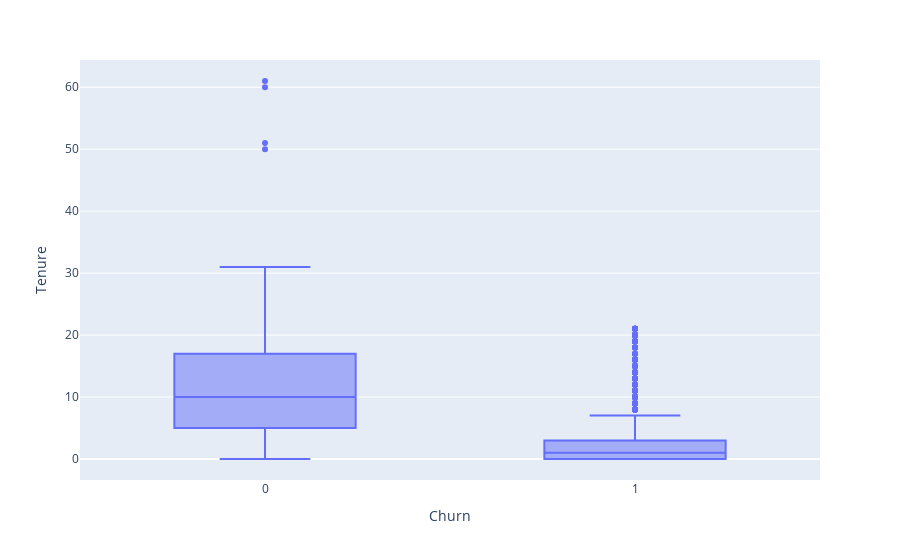
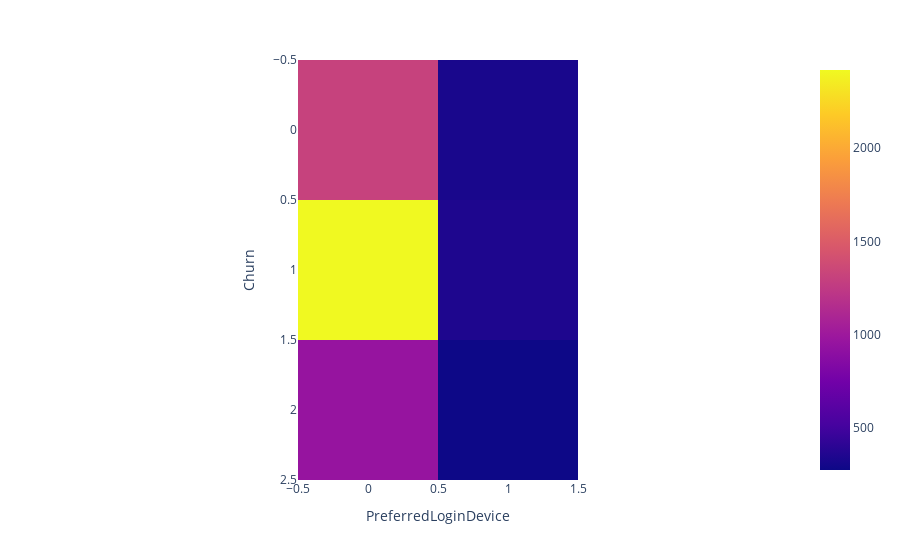
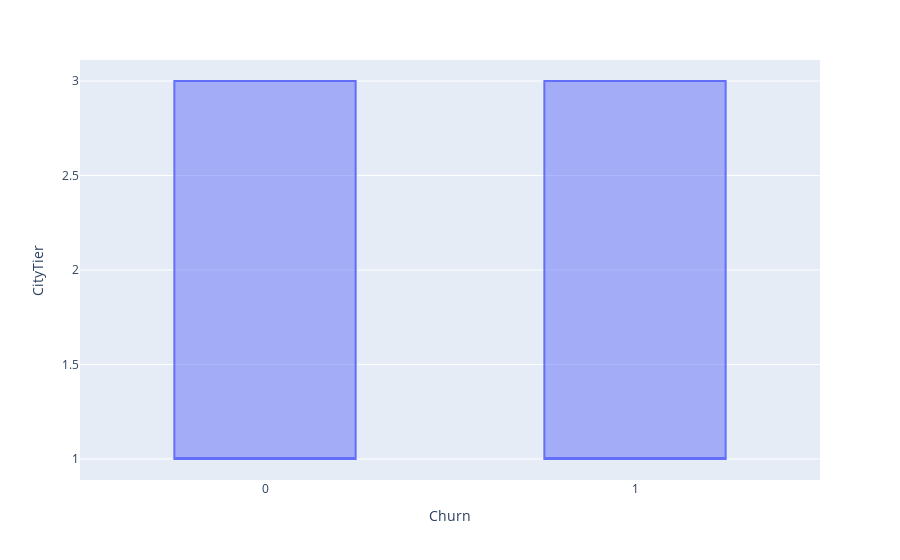
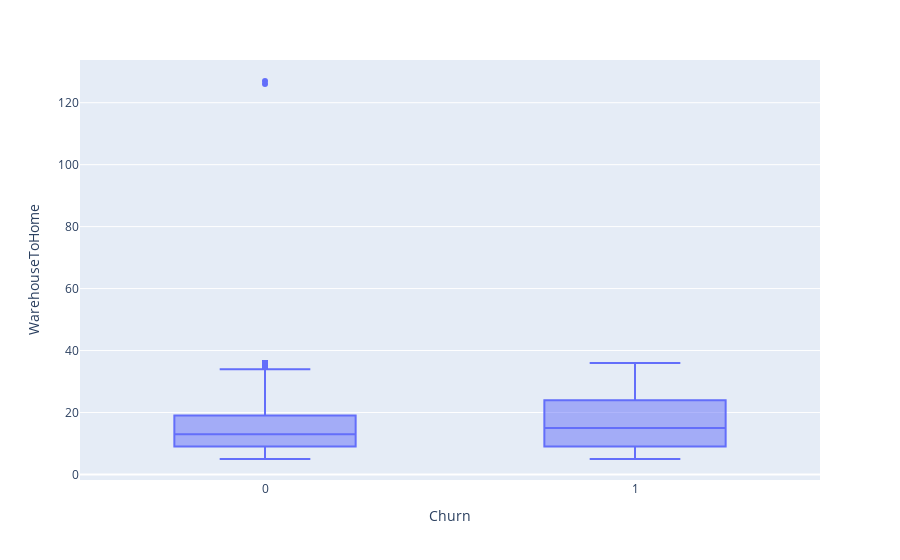

These figures' notebook cell, in order:
### Markdown cell above
2. Visualization

### Code cell
def visualize_data(data, target_column):
    # # drop columns CustomerID
    # data = data.drop(['CustomerID'], axis=1)
    for column in data.columns:
        if column == target_column:
            pass
        else:
            if data[column].dtype == 'int64' or data[column].dtype == 'float64':
                fig = px.box(data, x=target_column, y=column)
                fig.show()
            elif data[column].dtype == 'object':
                cross_tab = pd.crosstab(data[column], data[target_column])
                fig = px.imshow(cross_tab.values, labels=dict(x=column, y=target_column))
                fig.show()

visualize_data(df_ori, 'Churn')

### Figure 1 — Plotly figure (JSON) as saved in the notebook; plotly's stock layout.template omitted (floating-point values rounded to 4 significant figures; data arrays with more than 128 entries replaced by an {"elided": "..."} marker saying what was removed)
{"data": [{"alignmentgroup": "True", "hovertemplate": "Churn=%{x}<br>Tenure=%{y}<extra></extra>", "legendgroup": "", "marker": {"color": "#636efa"}, "name": "", "notched": false, "offsetgroup": "", "orientation": "v", "showlegend": false, "type": "box", "x": {"elided": "5630 int values"}, "x0": " ", "xaxis": "x", "y": {"elided": "5630 int values"}, "y0": " ", "yaxis": "y"}], "layout": {"boxmode": "group", "legend": {"tracegroupgap": 0}, "margin": {"t": 60}, "xaxis": {"anchor": "y", "domain": [0, 1], "title": {"text": "Churn"}}, "yaxis": {"anchor": "x", "domain": [0, 1], "title": {"text": "Tenure"}}}}

### Figure 2 — Plotly figure (JSON) as saved in the notebook; plotly's stock layout.template omitted (floating-point values rounded to 4 significant figures)
{"data": [{"coloraxis": "coloraxis", "hovertemplate": "PreferredLoginDevice: %{x}<br>Churn: %{y}<br>color: %{z}<extra></extra>", "name": "0", "type": "heatmap", "xaxis": "x", "yaxis": "y", "z": [[1310, 324], [2417, 348], [955, 276]]}], "layout": {"coloraxis": {"colorscale": [[0, "#0d0887"], [0.1111, "#46039f"], [0.2222, "#7201a8"], [0.3333, "#9c179e"], [0.4444, "#bd3786"], [0.5556, "#d8576b"], [0.6667, "#ed7953"], [0.7778, "#fb9f3a"], [0.8889, "#fdca26"], [1, "#f0f921"]]}, "margin": {"t": 60}, "xaxis": {"anchor": "y", "constrain": "domain", "domain": [0, 1], "scaleanchor": "y", "title": {"text": "PreferredLoginDevice"}}, "yaxis": {"anchor": "x", "autorange": "reversed", "constrain": "domain", "domain": [0, 1], "title": {"text": "Churn"}}}}

### Figure 3 — Plotly figure (JSON) as saved in the notebook; plotly's stock layout.template omitted (floating-point values rounded to 4 significant figures; data arrays with more than 128 entries replaced by an {"elided": "..."} marker saying what was removed)
{"data": [{"alignmentgroup": "True", "hovertemplate": "Churn=%{x}<br>CityTier=%{y}<extra></extra>", "legendgroup": "", "marker": {"color": "#636efa"}, "name": "", "notched": false, "offsetgroup": "", "orientation": "v", "showlegend": false, "type": "box", "x": {"elided": "5630 int values"}, "x0": " ", "xaxis": "x", "y": {"elided": "5630 int values"}, "y0": " ", "yaxis": "y"}], "layout": {"boxmode": "group", "legend": {"tracegroupgap": 0}, "margin": {"t": 60}, "xaxis": {"anchor": "y", "domain": [0, 1], "title": {"text": "Churn"}}, "yaxis": {"anchor": "x", "domain": [0, 1], "title": {"text": "CityTier"}}}}

### Figure 4 — Plotly figure (JSON) as saved in the notebook; plotly's stock layout.template omitted (floating-point values rounded to 4 significant figures; data arrays with more than 128 entries replaced by an {"elided": "..."} marker saying what was removed)
{"data": [{"alignmentgroup": "True", "hovertemplate": "Churn=%{x}<br>WarehouseToHome=%{y}<extra></extra>", "legendgroup": "", "marker": {"color": "#636efa"}, "name": "", "notched": false, "offsetgroup": "", "orientation": "v", "showlegend": false, "type": "box", "x": {"elided": "5630 int values"}, "x0": " ", "xaxis": "x", "y": {"elided": "5630 int values"}, "y0": " ", "yaxis": "y"}], "layout": {"boxmode": "group", "legend": {"tracegroupgap": 0}, "margin": {"t": 60}, "xaxis": {"anchor": "y", "domain": [0, 1], "title": {"text": "Churn"}}, "yaxis": {"anchor": "x", "domain": [0, 1], "title": {"text": "WarehouseToHome"}}}}
